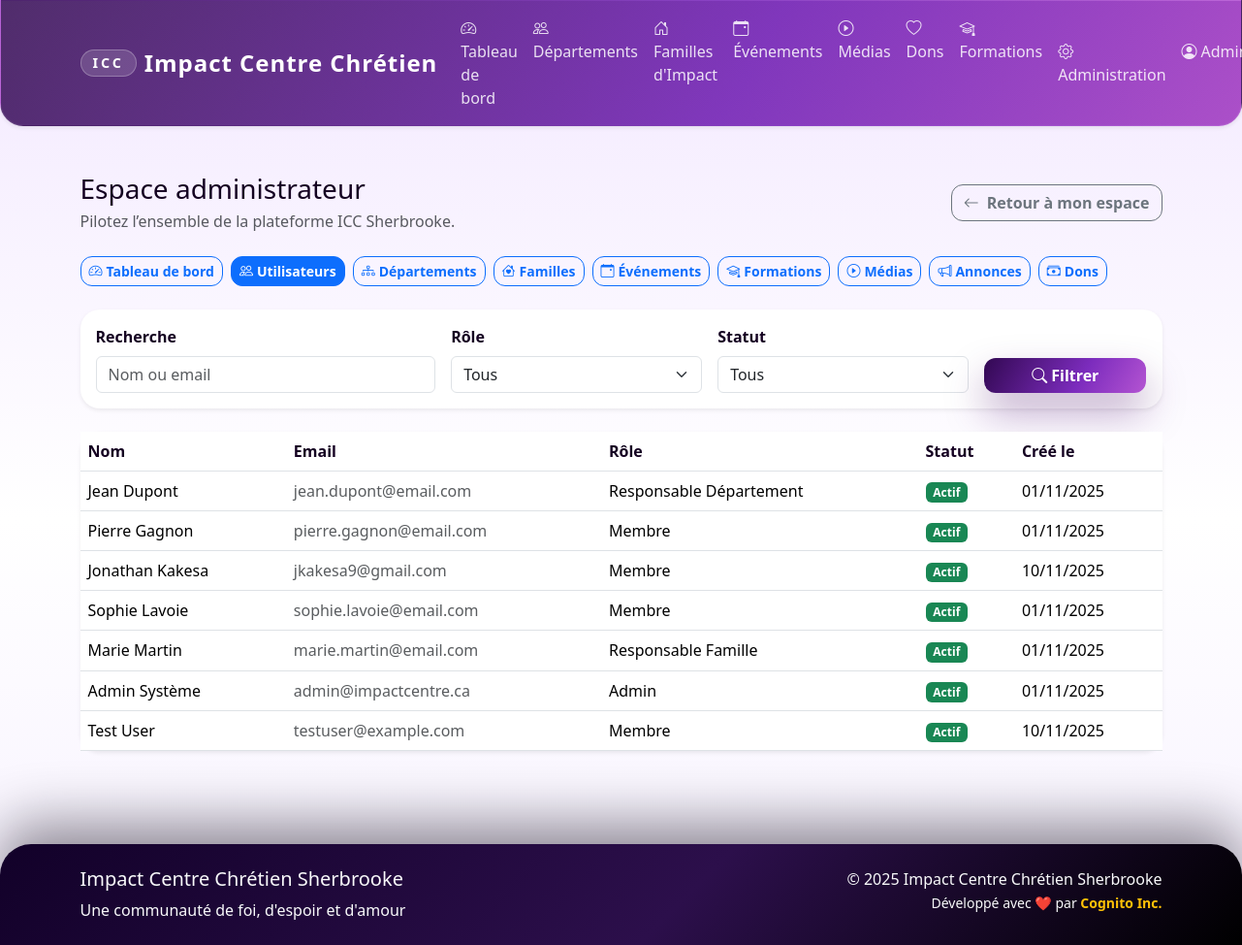
/admin/users (signed in), run on an earlier commit of the app's database.
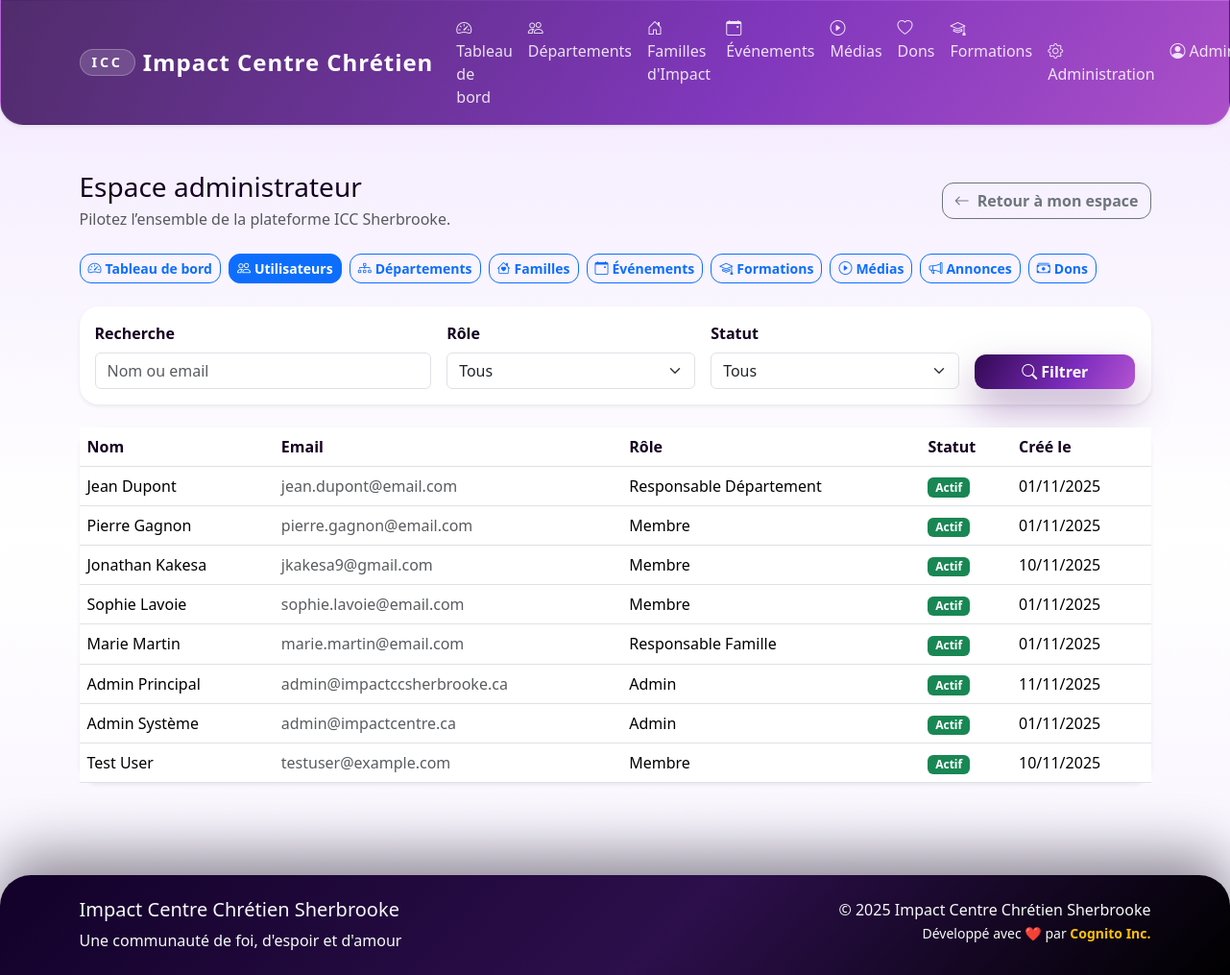
And on a later commit of the database.
### app/models/user.py (models this page shows, shortened)
class User(UserMixin, db.Model):
    __tablename__ = 'users'
    id = db.Column(db.Integer, primary_key=True)
    email = db.Column(db.String(120), unique=True, nullable=False, index=True)
    password_hash = db.Column(db.String(255), nullable=False)
    first_name = db.Column(db.String(50), nullable=False)
    last_name = db.Column(db.String(50), nullable=False)
    phone = db.Column(db.String(20))
    address = db.Column(db.Text)
    birth_date = db.Column(db.Date)
    gender = db.Column(db.String(10))  # 'M', 'F', 'Autre'
    marital_status = db.Column(db.String(20))  # 'Célibataire', 'Marié(e)', 'Divorcé(e)', 'Veuf/Veuve'
    membership_status = db.Column(db.String(20), default='Nouveau')  # 'Nouveau', 'En formation', 'Baptisé', 'Membre officiel'
    church_role = db.Column(db.String(100))  # 'Choriste', 'Intercesseur', etc.
    role = db.Column(db.String(20), default='Membre')  # 'Admin', 'Responsable Département', 'Responsable Famille', 'Membre'
    is_active = db.Column(db.Boolean, default=True)
    created_at = db.Column(db.DateTime, default=datetime.utcnow)
    updated_at = db.Column(db.DateTime, default=datetime.utcnow, onupdate=datetime.utcnow)
    department_memberships = db.relationship('DepartmentMember', back_populates='user', cascade='all, delete-orphan')
    family_memberships = db.relationship('FamilyMember', back_populates='user', cascade='all, delete-orphan')
    event_participations = db.relationship('EventParticipant', back_populates='user', cascade='all, delete-orphan')
    donations = db.relationship('Donation', back_populates='user', cascade='all, delete-orphan')
    @property
    def full_name(self):
        return f"{self.first_name} {self.last_name}"
    def is_admin(self):
        return self.role == 'Admin'

### app/routes/admin.py (the view, shortened to what this page needs)
@admin_bp.route('/users')
@login_required
@admin_required
def users():
    page = request.args.get('page', 1, type=int)
    search = request.args.get('search', '')
    role_filter = request.args.get('role', '')
    status_filter = request.args.get('status', '')
    query = User.query
    if role_filter:
        query = query.filter_by(role=role_filter)
    if status_filter:
        if status_filter == 'active':
            query = query.filter_by(is_active=True)
        elif status_filter == 'inactive':
            query = query.filter_by(is_active=False)
    users = query.order_by(User.last_name, User.first_name).paginate(
        page=page, per_page=20, error_out=False
    )
    return render_template('admin/users.html', users=users,
                         search=search, role_filter=role_filter, status_filter=status_filter)

### app/routes/admin.py (called while the page is built)
def admin_required(f):
    @wraps(f)
    def decorated_function(*args, **kwargs):
        if not current_user.is_admin():
            flash('Accès refusé. Droits d\'administrateur requis.', 'error')
            return redirect(url_for('main.dashboard'))
        return f(*args, **kwargs)
    return decorated_function

### app/templates/admin/users.html (shortened to what this page needs)
{% extends "admin/layout.html" %}
{% block admin_body %}
<form class="card border-0 shadow-sm mb-4" method="get">
    <div class="card-body row g-3 align-items-end">
        <div class="col-md-4">
            <label class="form-label">Recherche</label>
            <input type="text" name="search" value="{{ search }}" class="form-control" placeholder="Nom ou email">
        </div>
        <div class="col-md-3">
            <label class="form-label">Rôle</label>
            <select class="form-select" name="role">
                <option value="">Tous</option>
            </select>
        </div>
        <div class="col-md-3">
            <label class="form-label">Statut</label>
            <select class="form-select" name="status">
                <option value="">Tous</option>
            </select>
        </div>
        <div class="col-md-2">
            <button class="btn btn-brand-gradient w-100" type="submit">
                <i class="bi bi-search me-1"></i>Filtrer
            </button>
        </div>
    </div>
</form>
<div class="card border-0 shadow-sm">
    <div class="table-responsive">
        <table class="table align-middle mb-0">
            <thead>
                <tr>
                    <th>Nom</th>
                    <th>Email</th>
                    <th>Rôle</th>
                    <th>Statut</th>
                    <th>Créé le</th>
                </tr>
            </thead>
            <tbody>
                {% for user in users.items %}
                <tr>
                    <td>{{ user.full_name }}</td>
                    <td class="text-muted">{{ user.email }}</td>
                    <td>{{ user.role }}</td>
                    <td>
                        <span class="badge {{ 'bg-success' if user.is_active else 'bg-secondary' }}">
                            {{ 'Actif' if user.is_active else 'Inactif' }}
                        </span>
                    </td>
                    <td>{{ user.created_at.strftime('%d/%m/%Y') if user.created_at else '-' }}</td>
                </tr>
                {% else %}
                <tr>
                    <td colspan="5" class="text-center text-muted py-4">Aucun utilisateur correspondant.</td>
                </tr>
                {% endfor %}
            </tbody>
        </table>
    </div>
</div>
{% endblock %}

### app/templates/base.html (shortened to what the changed rows need)
<!DOCTYPE html>
<html lang="fr">
<head>
    <link href="https://cdn.jsdelivr.net/npm/bootstrap@5.3.2/dist/css/bootstrap.min.css" rel="stylesheet">
    <link href="https://cdn.jsdelivr.net/npm/bootstrap-icons@1.11.1/font/bootstrap-icons.css" rel="stylesheet">
    <link href="https://unpkg.com/aos@2.3.1/dist/aos.css" rel="stylesheet">
    <link href="{{ url_for('static', filename='css/style.css') }}" rel="stylesheet">
</head>
<body>
    <nav class="navbar navbar-expand-lg navbar-dark icc-navbar shadow-sm">
        <div class="container">
            <div class="collapse navbar-collapse" id="navbarNav">
                <ul class="navbar-nav">
                    {% if current_user.is_authenticated %}
                        {% if current_user.is_admin() %}
                            <li class="nav-item">
                                <a class="nav-link" href="{{ url_for('admin.dashboard') }}">
                                    <i class="bi bi-gear me-1"></i>Administration
                                </a>
                            </li>
                        {% endif %}
                        <li class="nav-item dropdown">
                            <a class="nav-link dropdown-toggle" href="#" role="button" data-bs-toggle="dropdown">
                                <i class="bi bi-person-circle me-1"></i>{{ current_user.first_name }}
                            </a>
                        </li>
                    {% endif %}
                </ul>
            </div>
        </div>
    </nav>
    <main class="container-fluid py-4">
        {% block content %}{% endblock %}
    </main>
</body>
</html>

What changed in the data, as far as the page shows it:
added User: full_name "Admin Principal", email "admin@impactccsherbrooke.ca", role "Admin", is_active "Actif", created_at "11/11/2025"
